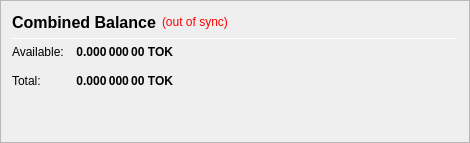
                   <widget class="QFrame" name="frame_CombinedBalances">
                    <property name="minimumSize">
                     <size>
                      <width>470</width>
                      <height>0</height>
                     </size>
                    </property>
                    <property name="frameShape">
                     <enum>QFrame::StyledPanel</enum>
                    </property>
                    <property name="frameShadow">
                     <enum>QFrame::Raised</enum>
                    </property>
                    <layout class="QVBoxLayout" name="verticalLayout_5">
                     <item>
                      <layout class="QHBoxLayout" name="horizontalLayout_5" stretch="0,0,0">
                       <item>
                        <widget class="QLabel" name="label_5z">
                         <property name="minimumSize">
                          <size>
                           <width>0</width>
                           <height>20</height>
                          </size>
                         </property>
                         <property name="font">
                          <font>
                           <pointsize>12</pointsize>
                           <weight>75</weight>
                           <bold>true</bold>
                          </font>
                         </property>
                         <property name="toolTip">
                          <string>Combined Balance (including unconfirmed and immature coins)</string>
                         </property>
                         <property name="text">
                          <string>Combined Balance</string>
                         </property>
                        </widget>
                       </item>
                       <item>
                        <widget class="QLabel" name="labelWalletStatus">
                         <property name="cursor">
                          <cursorShape>WhatsThisCursor</cursorShape>
                         </property>
                         <property name="toolTip">
                          <string>The displayed information may be out of date. Your wallet automatically synchronizes with the Tokugawa network after a connection is established, but this process has not completed yet.</string>
                         </property>
                         <property name="styleSheet">
                          <string notr="true">QLabel { color: red; }</string>
                         </property>
                         <property name="text">
                          <string notr="true">(out of sync)</string>
                         </property>
                         <property name="alignment">
                          <set>Qt::AlignLeading|Qt::AlignLeft|Qt::AlignVCenter</set>
                         </property>
                        </widget>
                       </item>
                       <item>
                        <spacer name="horizontalSpacer_1">
                         <property name="orientation">
                          <enum>Qt::Horizontal</enum>
                         </property>
                         <property name="sizeHint" stdset="0">
                          <size>
                           <width>40</width>
                           <height>20</height>
                          </size>
                         </property>
                        </spacer>
                       </item>
                      </layout>
                     </item>
                     <item>
                      <widget class="Line" name="line_CombinedBalance">
                       <property name="minimumSize">
                        <size>
                         <width>0</width>
                         <height>1</height>
                        </size>
                       </property>
                       <property name="maximumSize">
                        <size>
                         <width>16777215</width>
                         <height>1</height>
                        </size>
                       </property>
                       <property name="orientation">
                        <enum>Qt::Horizontal</enum>
                       </property>
                      </widget>
                     </item>
                     <item>
                      <layout class="QGridLayout" name="gridLayout_3">
                       <property name="spacing">
                        <number>12</number>
                       </property>
                       <item row="1" column="0">
                        <widget class="QLabel" name="labelBalanceTextz">
                         <property name="text">
                          <string>Available:</string>
                         </property>
                        </widget>
                       </item>
                       <item row="1" column="1">
                        <widget class="QLabel" name="labelBalancez">
                         <property name="font">
                          <font>
                           <weight>75</weight>
                           <bold>true</bold>
                          </font>
                         </property>
                         <property name="cursor">
                          <cursorShape>IBeamCursor</cursorShape>
                         </property>
                         <property name="toolTip">
                          <string>Your current spendable balance</string>
                         </property>
                         <property name="text">
                          <string notr="true">0.000 000 00 TOK</string>
                         </property>
                         <property name="alignment">
                          <set>Qt::AlignRight|Qt::AlignTrailing|Qt::AlignVCenter</set>
                         </property>
                         <property name="textInteractionFlags">
                          <set>Qt::LinksAccessibleByMouse|Qt::TextSelectableByKeyboard|Qt::TextSelectableByMouse</set>
                         </property>
                        </widget>
                       </item>
                       <item row="2" column="0">
                        <widget class="QLabel" name="labelTotalTextz">
                         <property name="text">
                          <string>Total:</string>
                         </property>
                        </widget>
                       </item>
                       <item row="2" column="1">
                        <widget class="QLabel" name="labelTotalz">
                         <property name="font">
                          <font>
                           <weight>75</weight>
                           <bold>true</bold>
                          </font>
                         </property>
                         <property name="cursor">
                          <cursorShape>IBeamCursor</cursorShape>
                         </property>
                         <property name="toolTip">
                          <string>Total Balance, including all unavailable coins.</string>
                         </property>
                         <property name="text">
                          <string notr="true">0.000 000 00 TOK</string>
                         </property>
                         <property name="alignment">
                          <set>Qt::AlignRight|Qt::AlignTrailing|Qt::AlignVCenter</set>
                         </property>
                         <property name="textInteractionFlags">
                          <set>Qt::LinksAccessibleByMouse|Qt::TextSelectableByKeyboard|Qt::TextSelectableByMouse</set>
                         </property>
                        </widget>
                       </item>
                       <item row="2" column="3">
                        <spacer name="horizontalSpacer_2">
                         <property name="orientation">
                          <enum>Qt::Horizontal</enum>
                         </property>
                         <property name="sizeHint" stdset="0">
                          <size>
                           <width>40</width>
                           <height>20</height>
                          </size>
                         </property>
                        </spacer>
                       </item>
                      </layout>
                     </item>
                     <item>
                      <spacer name="verticalSpacer_1">
                       <property name="orientation">
                        <enum>Qt::Vertical</enum>
                       </property>
                       <property name="sizeHint" stdset="0">
                        <size>
                         <width>20</width>
                         <height>40</height>
                        </size>
                       </property>
                      </spacer>
                     </item>
                    </layout>
                   </widget>
